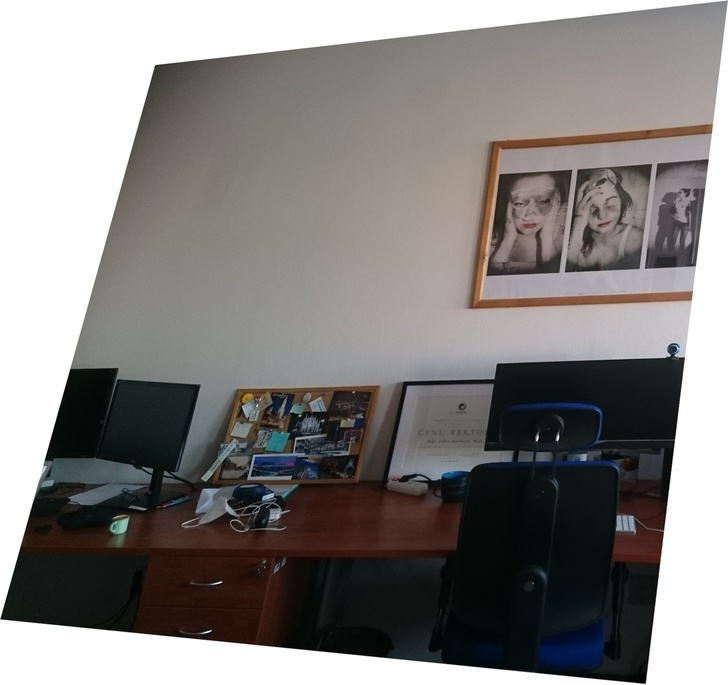
#> input picture imgs/left_tr.JPG, 728 x 685 px, shrunk from 2111 x 1987 before the run, found by its file name
$ jupyter execute image_stitching.ipynb
#> lines starting #> are read from the running program, lines starting #| are printed output that depends on the picture
# Object recognition

# [3D modeling](https://www.researchgate.net/publication/221156848_Markerless_Outdoor_Localisation_Based_on_SIFT_Descriptors_for_Mobile_Applications/figures?lo=1)

# [Gesture recognition](https://www.semanticscholar.org/paper/Hand-Gesture-Recognition-Using-SIFT-Features-on-Mahmud-Hasan/e05bf76b0d36a9ee95db73f1401ee080b8175698)

[cell 1]
from IPython.display import YouTubeVideo
YouTubeVideo('E5cyffF7DNo')
#HTML('<iframe width="560" height="315" src="https://www.youtube.com/watch?v=E5cyffF7DNo" frameborder="0" allow="accelerometer; autoplay; encrypted-media; gyroscope; picture-in-picture" allowfullscreen></iframe>')

[Feature Detection and Description modul](https://docs.opencv.org/master/d5/d51/group__features2d__main.html)

[xfeatures2d](https://docs.opencv.org/master/d3/df6/namespacecv_1_1xfeatures2d.html)

# [Harris corner detection](https://docs.opencv.org/master/dc/d0d/tutorial_py_features_harris.html)

# [Scale-invariant feature transform **SIFT**](https://opencv-python-tutroals.readthedocs.io/en/latest/py_tutorials/py_feature2d/py_sift_intro/py_sift_intro.html)
1. Scale-space

2. Lokalizace

3. Odstranění nízko-kontrastních kandidátů pomocí Taylorova rozvoje.

4. Odstranění hran - DoG má silnou detekci hran.

5. Přiřazení orientace:

  výpočet velikostí a orientace gradientů

  vytvoření histogramu (36 intervalů) orientací (vážený velikostí gradientu a normální kruhovou distribucí),

  výběr orientace s největší četností a všech nad 80% prahem,

  vytvoření několika keypointů na stejné pozici s rozlišnou orientací.

6. Vytvoření deskriptoru:

  16x16 okolí rozděleno na 16 4x4,

  pro každý podblok vytvoří histogram orientací s 8 intervaly,

  histogramy tvoří 128 hodnot a k těm je přidáno několik měřených hodnot pro lepší robustnost oproti geometrickým a iluminačním změnám.

# [Features from accelerated segment test **FAST**](https://en.wikipedia.org/wiki/Features_from_accelerated_segment_test)

Bresenhamuv kruh r = 3

Pokud je *N* kontinuálních pixelů tmavších nebo světlejších než pixel p, potom je p roh.

# [Binary Robust Independent Elementary Features BRIEF](https://docs.opencv.org/master/dc/d7d/tutorial_py_brief.html)

Navzorkovat a porovnat intenzity -> binární string -> spočítat pomocí XOR hammingovu vzdálenost

# [Oriented FAST and Rotated BRIEF **ORB**](https://docs.opencv.org/master/d1/d89/tutorial_py_orb.html)

FAST algoritmus, ale multiscale a orientovaný

BRIEF deskriptory

Jakmile je patch orotovaný tak začně silně klesat výkonost párování

Řešení: samplování pixelů, které dělá BRIEF orotovat podle zpočtené orientace.

# [Speeded Up Robust Features **SURF**](https://docs.opencv.org/master/df/dd2/tutorial_py_surf_intro.html)

SIFT aproximuje LoG pomocí DoG, SURF aproximuje LoG pomocí box filtru

Orientace pomocí vlnkové transformace na kterou se aplikuje konvoluční okno v úhlovém prostoru.

Deskriptor vytvořen pomocí vlnkové transformace, více odkaz v nadpise.

[cell 2]
import numpy as np
import cv2
import matplotlib.pyplot as plt
import math

[cell 3]
# http://datahacker.rs/005-how-to-create-a-panorama-image-using-opencv-with-python/

def visualize(scale, *images):
  figsize = ( images[0].shape[0] / max(images[0].shape[:2]) * scale, images[0].shape[1] / max(images[0].shape[:2]) * scale * len(images) )
  plt.figure(figsize=figsize)
  i = 1
  for id in range(len(images)):
    plt.subplot(1,len(images), i)
    plt.imshow(images[id])
    i += 1


img1 = cv2.cvtColor(cv2.imread('left_tr.JPG'), cv2.COLOR_BGR2RGB)
img2 = cv2.cvtColor(cv2.imread('right.JPG'), cv2.COLOR_BGR2RGB)
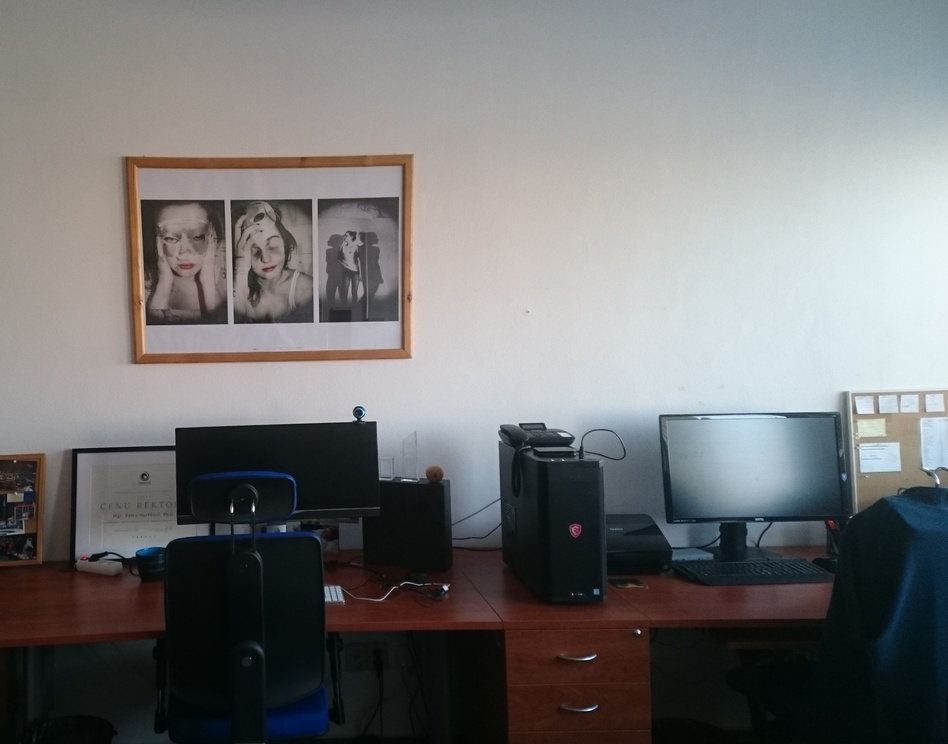
#> input picture imgs/right.JPG, 948 x 744 px, shrunk from 2750 x 2160 before the run, found by its file name
visualize(20, img1, img2)
#> (the call stopped at in visualize, `plt.subplot(1,len(images), i)`: IPython is not available in this run)

https://docs.opencv.org/3.4/db/d27/tutorial_py_table_of_contents_feature2d.html

[cell 4]
# Find the key points and descriptors with ORB
# https://docs.opencv.org/master/da/d9b/group__features2d.html
# https://medium.com/data-breach/introduction-to-orb-oriented-fast-and-rotated-brief-4220e8ec40cf
# https://www.researchgate.net/publication/329685512_Analysis_and_Evaluation_of_Keypoint_Descriptors_for_Image_Matching

orb = cv2.ORB.create(1000)
keypoints1, descriptors1 = orb.detectAndCompute(img1, None)
#> keypoints1 = 1000 keypoints; strongest (x, y, size): (683, 358, 31), (155, 66, 31), (683, 359, 37.2), (156, 66, 44.6)
keypoints2, descriptors2 = orb.detectAndCompute(img2, None)
#> keypoints2 = 1000 keypoints; strongest (x, y, size): (446, 588, 31), (444, 587, 31), (639, 631, 31), (253, 509, 31)

out1 = cv2.drawKeypoints(img1, keypoints1, None, (255, 0, 255))
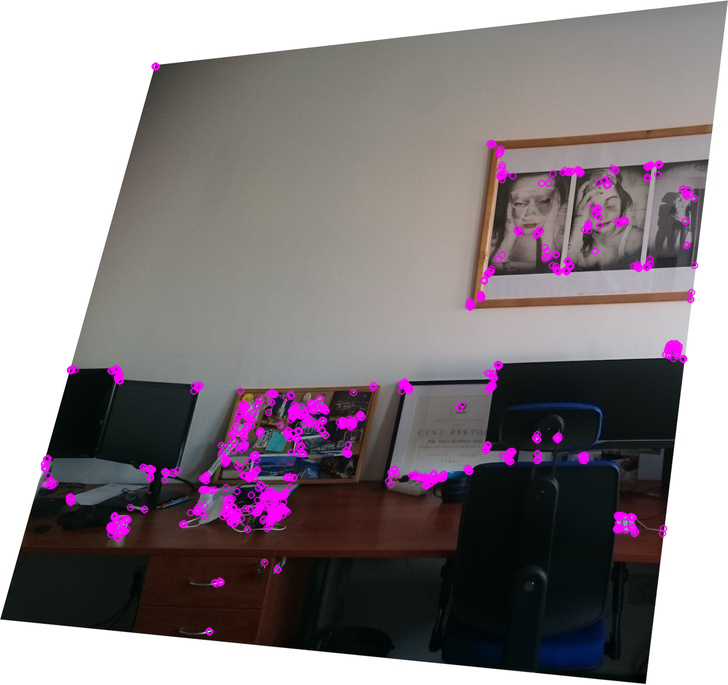
#> out1: shape (685, 728, 3); mean R, G, B 136.1, 127.5, 131.4
out2 = cv2.drawKeypoints(img2, keypoints2, None, (255, 0, 255))
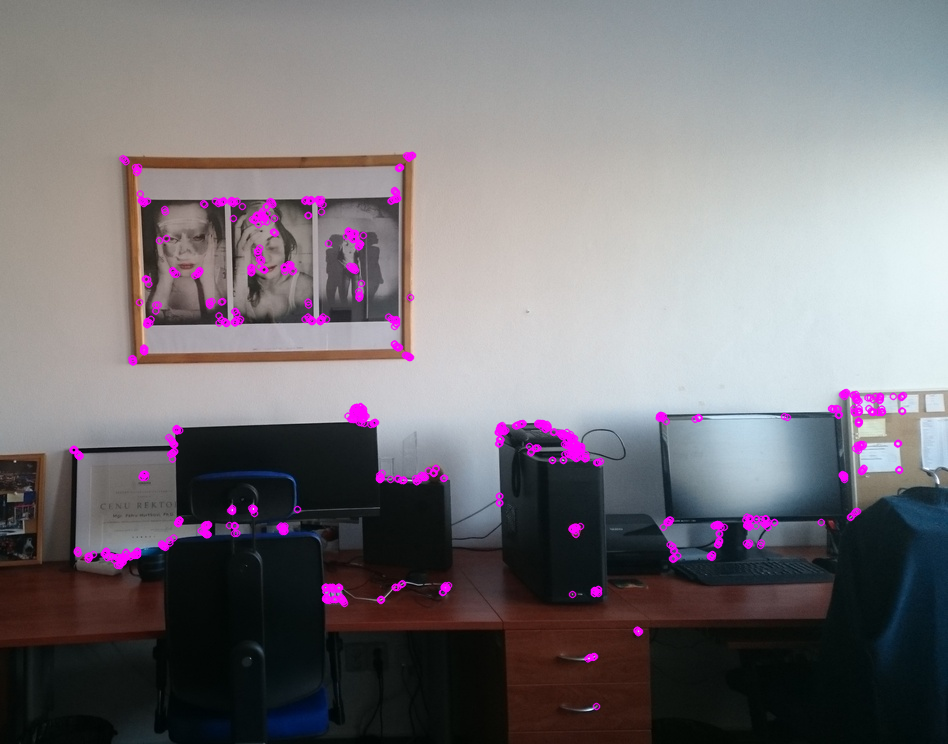
#> out2: shape (744, 948, 3); mean R, G, B 119.7, 115.7, 120.1
visualize(20, out1, out2)
#> (the call stopped at in visualize, `plt.subplot(1,len(images), i)`: IPython is not available in this run)

BFMatcher

Fast Library for Approximate Nearest Neighbors (FLANN)

[cell 5]
# ORB je binarni -> hamming matcher, mn v matchi drawKeypoints
matcher = cv2.BFMatcher_create(cv2.NORM_HAMMING)
matches = matcher.knnMatch(descriptors1, descriptors2,k=2)
#> matches = 1000 matches
all_matches = [m for m,n in matches]
#> all_matches = 1000 matches
out = cv2.drawMatches(img1, keypoints1, img2, keypoints2, all_matches, None)
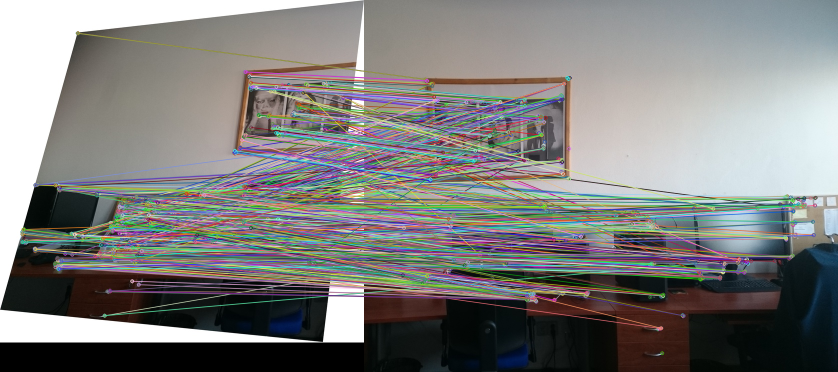
#> out: shape (744, 1676, 3) (shown at 1/2 size); mean R, G, B 126.9, 126.6, 125.1
visualize(40, out)
#> (the call stopped at in visualize, `plt.subplot(1,len(images), i)`: IPython is not available in this run)

[cell 6]
good = []
for m, n in matches:
    if m.distance < 0.6 * n.distance:
        good.append(m)
#> after the loop, good = 54 matches

viz = cv2.drawMatches(img1,keypoints1,img2,keypoints2,good,None)
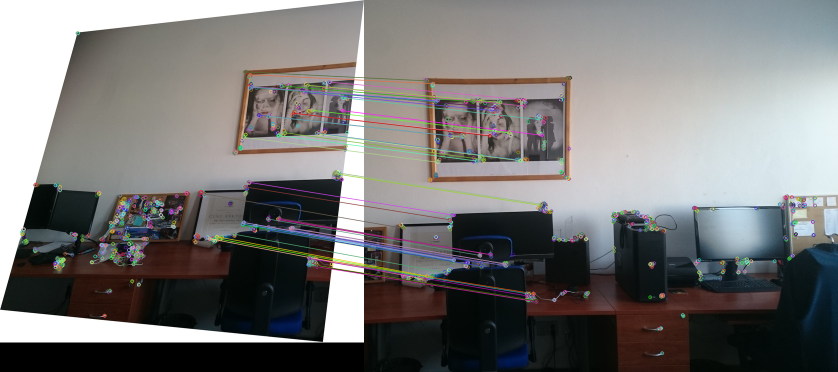
#> viz: shape (744, 1676, 3) (shown at 1/2 size); mean R, G, B 120.3, 119.2, 118.5
visualize(60, viz)
